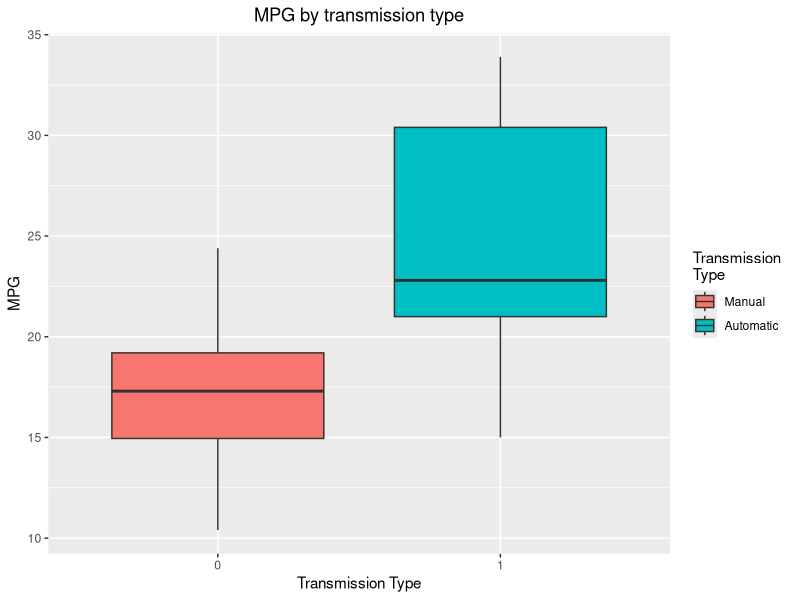
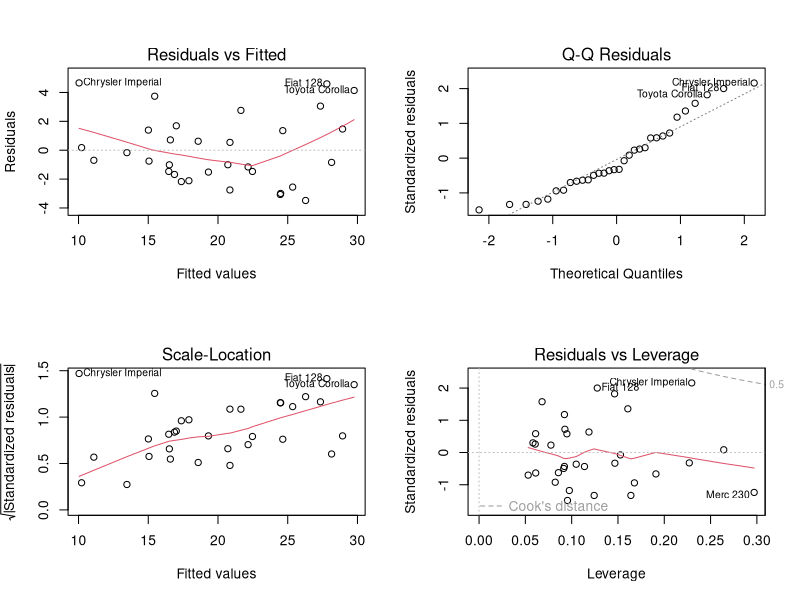

Source code (R) for these figures, in order:
## ---- chunk 1
knitr::opts_chunk$set(echo = TRUE)
## ---- chunk 2
library(ggplot2)
library(car)
library(psych)
data("mtcars")
head(mtcars)
{mtcars$cyl <- as.factor(mtcars$cyl); mtcars$vs <- as.factor(mtcars$vs); mtcars$am <- as.factor(mtcars$am)}
## ---- chunk 3
describeBy(mtcars)
## ---- chunk 4
{g <- ggplot(aes(x = am, y = mpg), data = mtcars)
        g <- g + geom_boxplot(aes(fill = am)) + labs( title = "MPG by transmission type", x = "Transmission Type", y = "MPG")
        g <- g + scale_fill_discrete(name = "Transmission \nType", labels = c("Manual", "Automatic"))
        g <- g + theme(plot.title = element_text(hjust = 0.5)) ; g}
## ---- chunk 5
data <- mtcars[,-c(2,8,9)]
cor(data)
## ---- chunk 6
fit1 <- lm(mpg ~ ., data = mtcars)
vif(fit1)
## ---- chunk 7
fit2 <- lm(mpg ~ am + hp + qsec, data = mtcars)
fit3 <- update(fit2, mpg ~ am + hp + qsec + cyl)
fit4 <- update(fit3, mpg ~ am + hp + qsec + cyl + wt)
anova(fit2,fit3,fit4)
summary(fit4)$coeff
## ---- chunk 8
fit6 <- lm(mpg ~ am + qsec + wt, data = mtcars)
summary(fit6)$coeff
## ---- chunk 9
par(mfrow = c(2,2))
plot(fit6)
